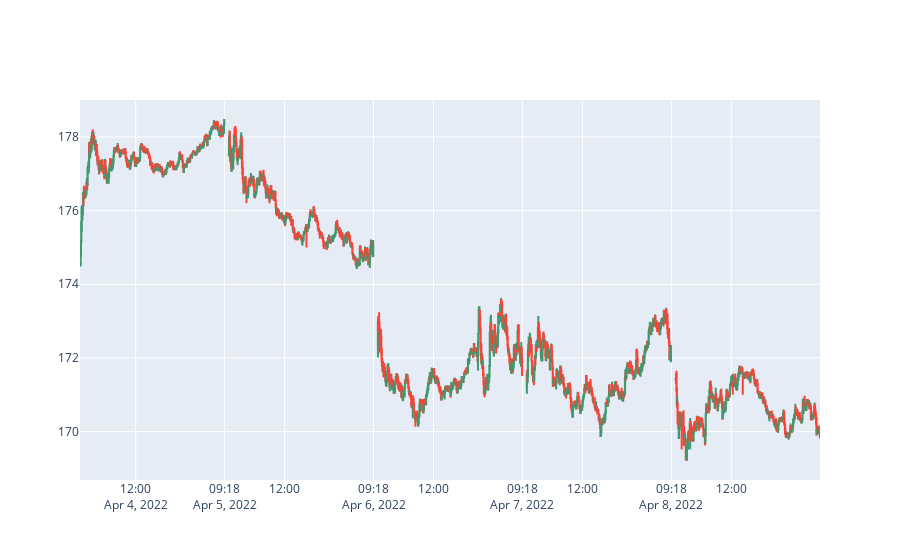

Source (notebook cell):
### Code cell
fig_1min = go.Figure(data=[go.Candlestick(x=df_1min.index, open=df_1min.Open, close=df_1min.Close, high=df_1min.High, low=df_1min.Low)])
fig_1min.update_xaxes(
    rangebreaks=[
        dict(bounds=[16, 9.30], pattern='hour')
    ]
)
fig_1min.update_layout(xaxis_rangeslider_visible=False)
fig_1min.show()

### Figure 1 — Plotly figure (JSON) as saved in the notebook; plotly's stock layout.template omitted (floating-point values rounded to 4 significant figures; data arrays with more than 128 entries replaced by an {"elided": "..."} marker saying what was removed)
{"data": [{"close": {"elided": "1949 float values"}, "high": {"elided": "1949 float values"}, "low": {"elided": "1949 float values"}, "open": {"elided": "1949 float values"}, "type": "candlestick", "x": {"elided": "1949 str values"}}], "layout": {"xaxis": {"rangebreaks": [{"bounds": [16, 9.3], "pattern": "hour"}], "rangeslider": {"visible": false}}}}
